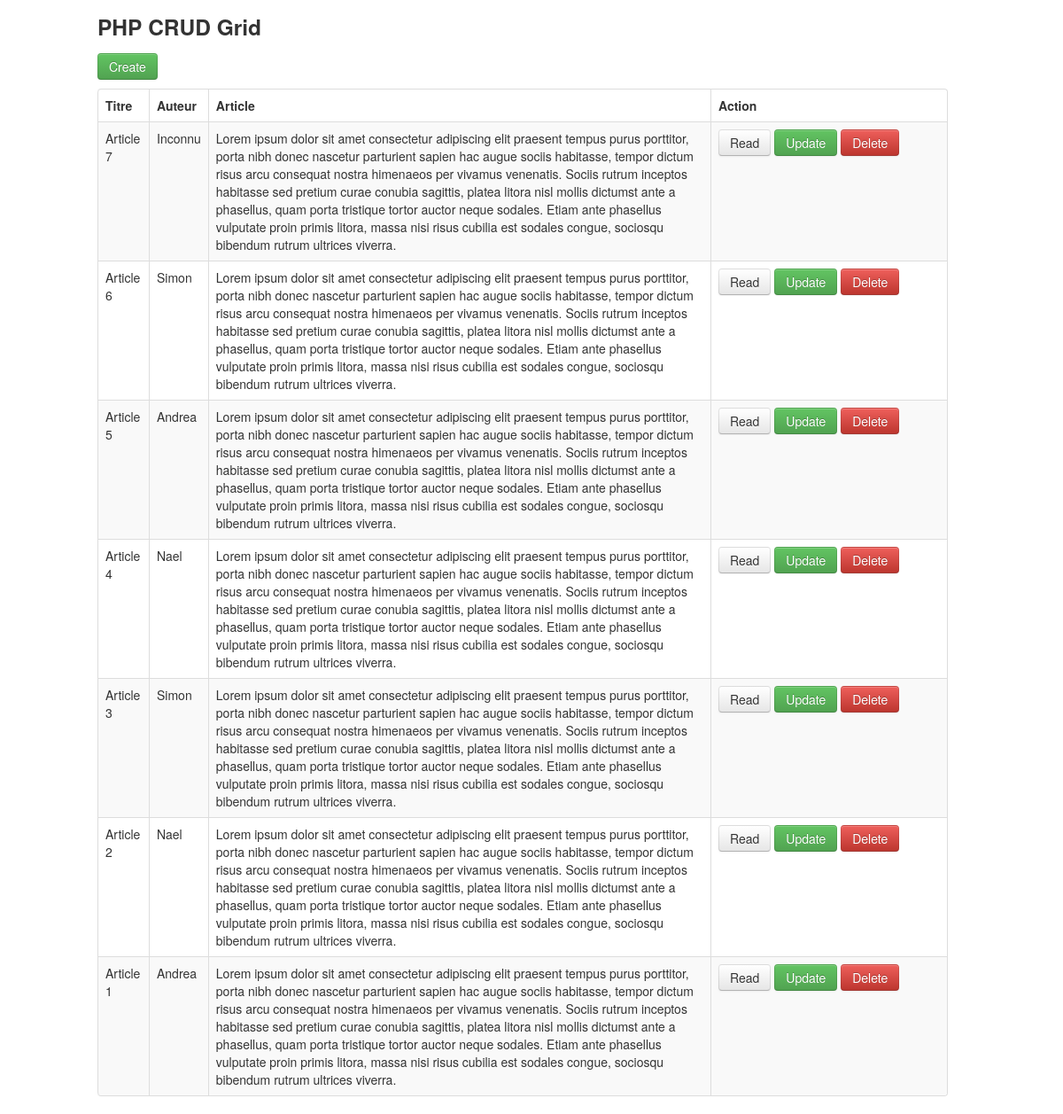
Page /dashboard/index.php on the earlier database version.
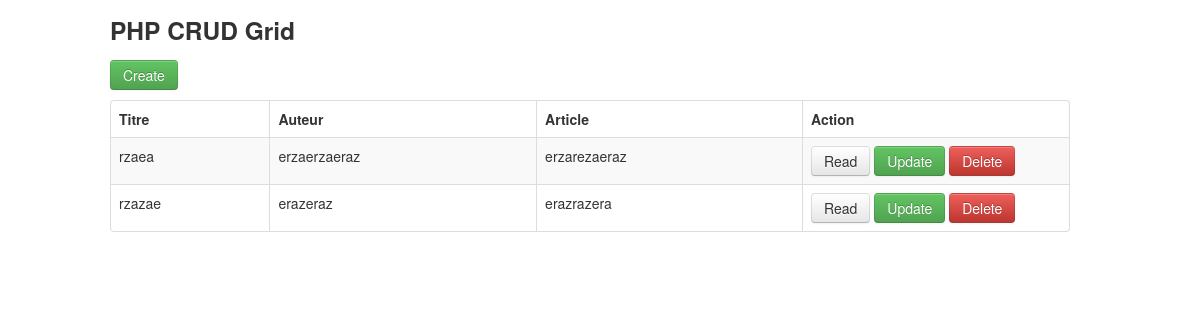
Same page on the later database version.
### tables this page shows
CREATE TABLE IF NOT EXISTS `articles` (
  `id` int(11) NOT NULL AUTO_INCREMENT,
  `titre` varchar(255) NOT NULL,
  `auteur` varchar(100) NOT NULL,
  `article` text,
  PRIMARY KEY (`id`)
);

### dashboard/index.php (the view, shortened to what this page needs)
<!DOCTYPE html>
<html lang="en">
<head>
    <link   href="css/bootstrap.min.css" rel="stylesheet">
</head>
<body>
    <div class="container">
            <div class="row">
                <h3>PHP CRUD Grid</h3>
            </div>
            <div class="row">
                <p>
                    <a href="create.php" class="btn btn-success">Create</a>
                </p>
                <table class="table table-striped table-bordered">
                  <thead>
                    <tr>
                      <th>Titre</th>
                      <th>Auteur</th>
                      <th>Article</th>
                      <th>Action</th>
                    </tr>
                  </thead>
                  <tbody>
                  <?php
                   $pdo = Database::connect();
                   $sql = 'SELECT * FROM articles ORDER BY id DESC';
                   foreach ($pdo->query($sql) as $row) {
                            echo '<tr>';
                            echo '<td>'. $row['titre'] . '</td>';
                            echo '<td>'. $row['auteur'] . '</td>';
                            echo '<td>'. $row['article'] . '</td>';
                            echo '<td width=250>';
                            echo '<a class="btn" href="read.php?id='.$row['id'].'">Read</a>';
                            echo '<a class="btn btn-success" href="update.php?id='.$row['id'].'">Update</a>';
                            echo '<a class="btn btn-danger" href="delete.php?id='.$row['id'].'">Delete</a>';
                            echo '</td>';
                            echo '</tr>';
                   }
                  ?>
                  </tbody>
            </table>
        </div>
    </div>
  </body>
</html>

Differences in the rows shown:
removed articles: titre "Article 7", auteur "Inconnu", article "Lorem ipsum dolor sit amet consectetur adipiscing elit praesent tempus purus porttitor, porta nibh donec nascetur parturient sapien hac augue sociis habitasse, tempor dictum risus arcu consequat nostra himenaeos per vivamus venenatis. Sociis rutrum inceptos habitasse sed pretium curae conubia sagittis, platea litora nisl mollis dictumst ante a phasellus, quam porta tristique tortor auctor neque sodales. Etiam ante phasellus vulputate proin primis litora, massa nisi risus cubilia est sodales congue, sociosqu bibendum rutrum ultrices viverra."
removed articles: titre "Article 6", auteur "Simon", article "Lorem ipsum dolor sit amet consectetur adipiscing elit praesent tempus purus porttitor, porta nibh donec nascetur parturient sapien hac augue sociis habitasse, tempor dictum risus arcu consequat nostra himenaeos per vivamus venenatis. Sociis rutrum inceptos habitasse sed pretium curae conubia sagittis, platea litora nisl mollis dictumst ante a phasellus, quam porta tristique tortor auctor neque sodales. Etiam ante phasellus vulputate proin primis litora, massa nisi risus cubilia est sodales congue, sociosqu bibendum rutrum ultrices viverra."
removed articles: titre "Article 5", auteur "Andrea", article "Lorem ipsum dolor sit amet consectetur adipiscing elit praesent tempus purus porttitor, porta nibh donec nascetur parturient sapien hac augue sociis habitasse, tempor dictum risus arcu consequat nostra himenaeos per vivamus venenatis. Sociis rutrum inceptos habitasse sed pretium curae conubia sagittis, platea litora nisl mollis dictumst ante a phasellus, quam porta tristique tortor auctor neque sodales. Etiam ante phasellus vulputate proin primis litora, massa nisi risus cubilia est sodales congue, sociosqu bibendum rutrum ultrices viverra."
removed articles: titre "Article 4", auteur "Nael", article "Lorem ipsum dolor sit amet consectetur adipiscing elit praesent tempus purus porttitor, porta nibh donec nascetur parturient sapien hac augue sociis habitasse, tempor dictum risus arcu consequat nostra himenaeos per vivamus venenatis. Sociis rutrum inceptos habitasse sed pretium curae conubia sagittis, platea litora nisl mollis dictumst ante a phasellus, quam porta tristique tortor auctor neque sodales. Etiam ante phasellus vulputate proin primis litora, massa nisi risus cubilia est sodales congue, sociosqu bibendum rutrum ultrices viverra."
removed articles: titre "Article 3", auteur "Simon", article "Lorem ipsum dolor sit amet consectetur adipiscing elit praesent tempus purus porttitor, porta nibh donec nascetur parturient sapien hac augue sociis habitasse, tempor dictum risus arcu consequat nostra himenaeos per vivamus venenatis. Sociis rutrum inceptos habitasse sed pretium curae conubia sagittis, platea litora nisl mollis dictumst ante a phasellus, quam porta tristique tortor auctor neque sodales. Etiam ante phasellus vulputate proin primis litora, massa nisi risus cubilia est sodales congue, sociosqu bibendum rutrum ultrices viverra."
removed articles: titre "Article 2", auteur "Nael", article "Lorem ipsum dolor sit amet consectetur adipiscing elit praesent tempus purus porttitor, porta nibh donec nascetur parturient sapien hac augue sociis habitasse, tempor dictum risus arcu consequat nostra himenaeos per vivamus venenatis. Sociis rutrum inceptos habitasse sed pretium curae conubia sagittis, platea litora nisl mollis dictumst ante a phasellus, quam porta tristique tortor auctor neque sodales. Etiam ante phasellus vulputate proin primis litora, massa nisi risus cubilia est sodales congue, sociosqu bibendum rutrum ultrices viverra."
removed articles: titre "Article 1", auteur "Andrea", article "Lorem ipsum dolor sit amet consectetur adipiscing elit praesent tempus purus porttitor, porta nibh donec nascetur parturient sapien hac augue sociis habitasse, tempor dictum risus arcu consequat nostra himenaeos per vivamus venenatis. Sociis rutrum inceptos habitasse sed pretium curae conubia sagittis, platea litora nisl mollis dictumst ante a phasellus, quam porta tristique tortor auctor neque sodales. Etiam ante phasellus vulputate proin primis litora, massa nisi risus cubilia est sodales congue, sociosqu bibendum rutrum ultrices viverra."
added articles: titre "rzaea", auteur "erzaerzaeraz", article "erzarezaeraz"
added articles: titre "rzazae", auteur "erazeraz", article "erazrazera"
